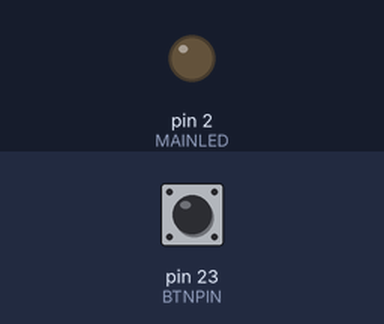
This sketch was run on a simulated Arduino Mega 2560, built with avr-gcc and run on an emulated ATmega2560. Shown: output pins drawn as LEDs (lit = HIGH). Dashed ring = blinking. The inputs (shaded band) are chosen by the test bench; at power-on: pin 23 (BTNPIN) HIGH. What the sketch prints to the serial monitor is not drawn.

Above: at 1.2 s.
1.3 s: pin 23 (BTNPIN) pulled LOW for 0.15 s
At 1.37 s:
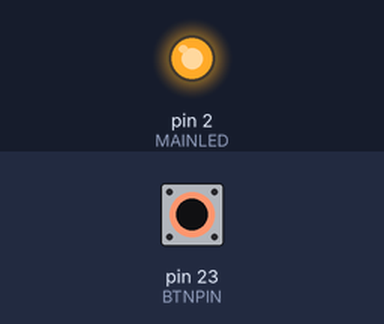
2.9 s: pin 23 (BTNPIN) pulled LOW for 0.15 s
At 3.7 s:
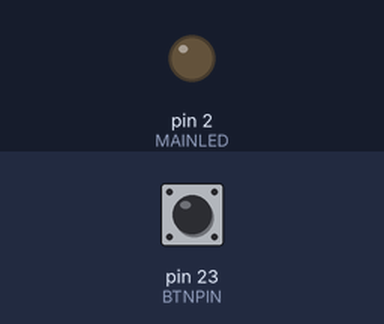
6.0 s: pin 23 (BTNPIN) pulled LOW for 3.2 s
At 6.5 s:
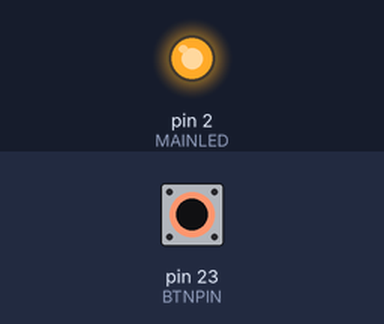
10.7 s: pin 23 (BTNPIN) pulsed LOW 2 times (0.12 s each, 0.3 s apart)
At 10.76 s:
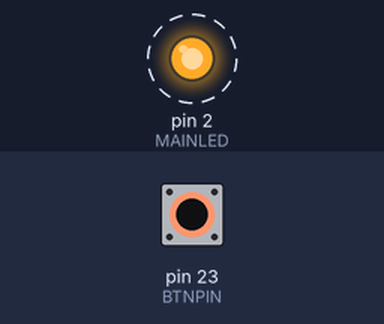
14.3 s: pin 23 (BTNPIN) driven LOW
At 15.2 s:
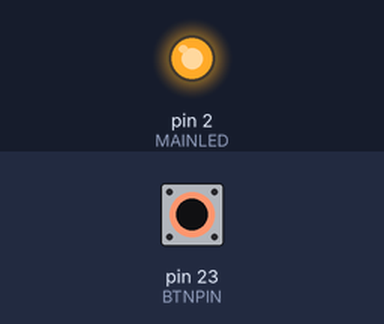
17.3 s: pin 23 (BTNPIN) driven HIGH
At 17.6 s:
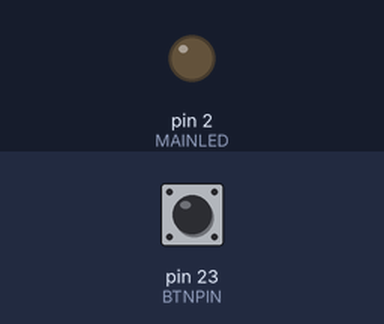
Timing chart, 0 to 20.3 s (numbered marks = the images above; inputs shaded):
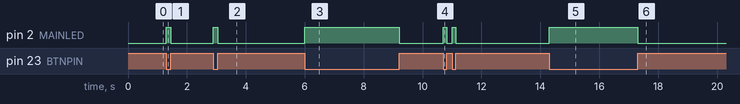

Measured:
- after the input at 1.3 s, pin 2 (MAINLED): LOW → HIGH at once, → LOW 0.15 s later
- after the input at 2.9 s, pin 2 (MAINLED): LOW → HIGH at once, → LOW 0.15 s later
- after the input at 6.0 s, pin 2 (MAINLED): LOW → HIGH at once, → LOW 3.2 s later
- after the input at 10.7 s, pin 2 (MAINLED): alternates HIGH for 0.12 s and LOW for 0.18 s, 4 changes in all, then stays LOW, starting at once
- after the input at 14.3 s, pin 2 (MAINLED): LOW → HIGH at once
- after the input at 17.3 s, pin 2 (MAINLED): HIGH → LOW at once

The sketch:

2_btn_led.ino
```cpp
#define MAINLED 2
#define BTNPIN 23

void setup() {
  Serial.begin(115200);
  pinMode(MAINLED, OUTPUT);
  pinMode(BTNPIN, INPUT_PULLUP);   // or INPUT_PULLUP if using pull-up wiring
}

void loop() {
  int state = digitalRead(BTNPIN);

  if (state == LOW) {
    Serial.println("LED HIGH");
    digitalWrite(MAINLED, HIGH);
  } else {
    Serial.println("LED LOW");
    digitalWrite(MAINLED, LOW);
  }
}
```
